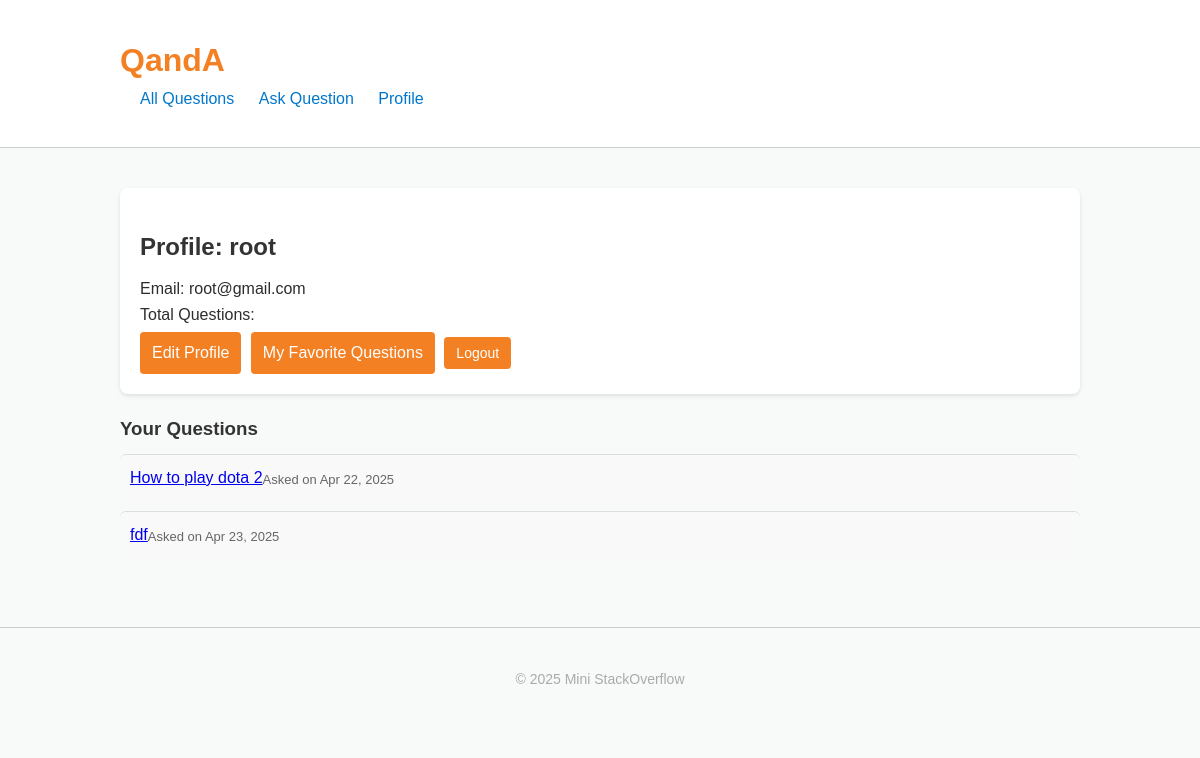
/profile/ (signed in), run on the app's committed database.
### forum/models.py (models this page shows, shortened)
class Question(models.Model):
    title = models.CharField(max_length=255)
    content = models.TextField()
    author = models.ForeignKey(User, on_delete=models.CASCADE)
    created_at = models.DateTimeField(auto_now_add=True)
    tags = models.ManyToManyField(Tag, blank=True)
    favorites = models.ManyToManyField(User, related_name='favorite_questions', blank=True)

### forum/views.py (the view)
# urls.py: path('profile/', views.profile, name='profile'),
@login_required
def profile(request):
    user_questions = Question.objects.filter(author=request.user)
    favorite_questions = request.user.favorite_questions.all()
    return render(request, 'forum/profile.html', {
        'user_questions': user_questions,
        'favorite_questions': favorite_questions
    })

### forum/templates/forum/profile.html (shortened to what this page needs)
{% load static %}
<!DOCTYPE html>
<html lang="en">
<head>
    <link rel="stylesheet" href="{% static 'css/style.css' %}">
</head>
<body>
    <header>
        <div class="container">
            <h1><a href="/">QandA</a></h1>
            <nav>
                <a href="/">All Questions</a>
                <a href="{% url 'ask_question' %}">Ask Question</a>
                <a href="{% url 'profile' %}">Profile</a>
            </nav>
        </div>
    </header>
    <main class="container">
        <div class="profile-box">
            <h2>Profile: {{ request.user.username }}</h2>
            <p>Email: {{ request.user.email }}</p>
            <p>Total Questions: {{ question_count }}</p>
            <div class="profile-actions">
                <a href="{% url 'edit_profile' %}">Edit Profile</a>
                <a href="{% url 'favorite_questions' %}">My Favorite Questions</a>
                <form method="post" action="{% url 'logout' %}" style="display:inline;">
                    <button type="submit">Logout</button>
                </form>
            </div>
        </div>
        <h3>Your Questions</h3>
        <div class="questions-list">
            {% for question in user_questions %}
                <div class="question-item">
                    <a href="{% url 'question_detail' question.id %}">{{ question.title }}</a>
                    <div class="meta">Asked on {{ question.created_at|date:"M d, Y" }}</div>
                </div>
            {% empty %}
                <p>You haven't asked any questions yet.</p>
            {% endfor %}
        </div>
    </main>
    <footer>
        <div class="container">
            <p>&copy; 2025 Mini StackOverflow</p>
        </div>
    </footer>
</body>
</html>

### forum/static/css/style.css (style rules this page uses)
:root { color-scheme: light; }
body, h1, h2, h3, p, ul, li, a, input, textarea, button { margin: 0; padding: 0; box-sizing: border-box; font-family: Arial, sans-serif; }
body { background-color: #f8f9f9; color: #2d2d2d; line-height: 1.6; }
.container { width: 90%; max-width: 960px; margin: auto; padding: 20px 0; }
header { background-color: #ffffff; border-bottom: 1px solid #ccc; padding: 15px 0; }
header h1 a { text-decoration: none; color: #f48024; }
nav a { margin-left: 20px; text-decoration: none; color: #0077cc; }
main h2, main h3 { margin: 20px 0 10px; color: #333; }
.question-item, .answer-item { display: flex; border-top: 1px solid #ddd; padding: 15px 0; }
.meta, .answer-meta, .question-meta { font-size: 13px; color: #666; margin-top: 5px; }
form button { background-color: #0a95ff; color: white; padding: 10px 16px; border: none; border-radius: 4px; font-size: 14px; cursor: pointer; }
footer { margin-top: 40px; text-align: center; font-size: 14px; color: #aaa; border-top: 1px solid #ccc; padding: 20px 0; background: #f8f9f9; }

### forum/templates/forum/profile.html (style rules this page uses)
.profile-box { background: #fff; padding: 20px; border-radius: 8px; box-shadow: 0 2px 4px rgba(0,0,0,0.1); margin-top: 20px; }
.profile-actions a, .profile-actions form button { display: inline-block; background: #f48024; color: #fff; padding: 8px 12px; border-radius: 4px; text-decoration: none; margin: 5px 5px 0 0; transition: background 0.3s ease; }
.questions-list .question-item { background: #f9f9f9; padding: 10px; border-radius: 6px; margin-bottom: 10px; }

### data on the page
Question: title "How to play dota 2", created_at "Apr 22, 2025"
Question: title "fdf", created_at "Apr 23, 2025"

### other printed values
{{ request.user.username }} "root"
{{ request.user.email }} "root@gmail.com"
